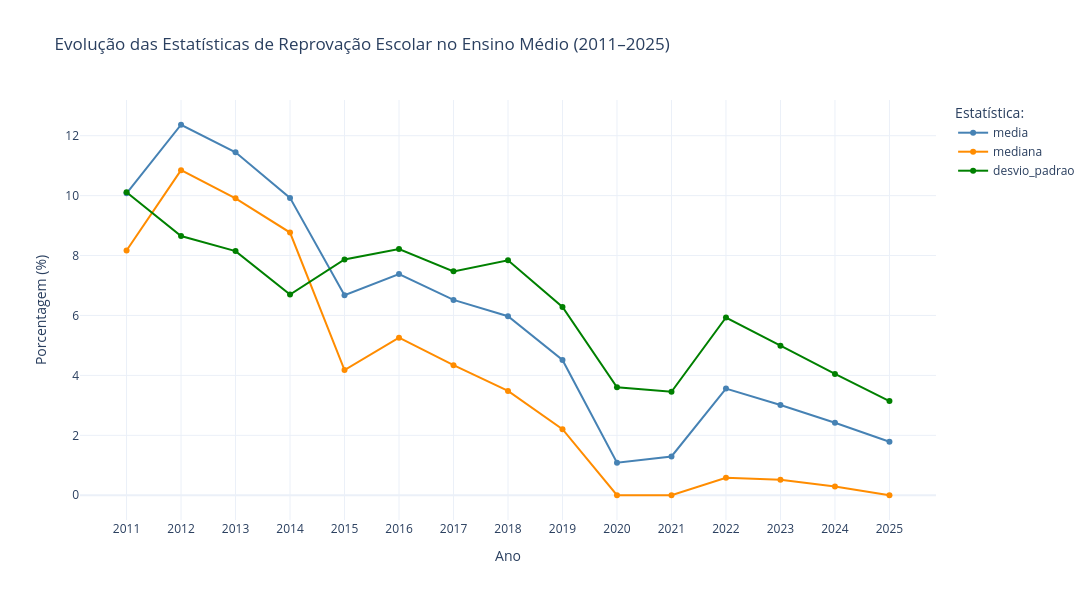

This figure's notebook cell:
### Code cell
fig = px.line(
    df_estatistica,
    x='ANO',
    y=['media', 'mediana', 'desvio_padrao'],
    markers=True,
    title='Evolução das Estatísticas de Reprovação Escolar no Ensino Médio (2011–2025)',
    labels={
        'ANO': 'Ano',
        'value': 'Porcentagem (%)',
        'variable': 'Estatística:'
    },
    color_discrete_sequence=['steelblue', 'darkorange', 'green']
)

fig.update_layout(
    width=1100,
    height=600,
    hovermode='x unified',
    xaxis=dict(
        tickmode='linear',
        dtick=1
    ),
    template='plotly_white'
)

fig.write_image(
    'meu_grafico.png',
    format='png',
    width=1100,
    height=600
)

fig.show()

### Figure 1 — Plotly figure (JSON) as saved in the notebook; plotly's stock layout.template omitted (floating-point values rounded to 4 significant figures)
{"data": [{"hovertemplate": "Estatística:=media<br>Ano=%{x}<br>Porcentagem (%)=%{y}<extra></extra>", "legendgroup": "media", "line": {"color": "steelblue", "dash": "solid"}, "marker": {"symbol": "circle"}, "mode": "lines+markers", "name": "media", "orientation": "v", "showlegend": true, "x": [2011, 2012, 2013, 2014, 2015, 2016, 2017, 2018, 2019, 2020, 2021, 2022, 2023, 2024, 2025], "xaxis": "x", "y": [10.08, 12.36, 11.45, 9.924, 6.676, 7.382, 6.519, 5.974, 4.514, 1.086, 1.294, 3.56, 3.012, 2.42, 1.785], "yaxis": "y", "type": "scatter"}, {"hovertemplate": "Estatística:=mediana<br>Ano=%{x}<br>Porcentagem (%)=%{y}<extra></extra>", "legendgroup": "mediana", "line": {"color": "darkorange", "dash": "solid"}, "marker": {"symbol": "circle"}, "mode": "lines+markers", "name": "mediana", "orientation": "v", "showlegend": true, "x": [2011, 2012, 2013, 2014, 2015, 2016, 2017, 2018, 2019, 2020, 2021, 2022, 2023, 2024, 2025], "xaxis": "x", "y": [8.168, 10.85, 9.91, 8.768, 4.18, 5.26, 4.34, 3.48, 2.205, 0.0, 0.0, 0.58, 0.52, 0.295, 0.0], "yaxis": "y", "type": "scatter"}, {"hovertemplate": "Estatística:=desvio_padrao<br>Ano=%{x}<br>Porcentagem (%)=%{y}<extra></extra>", "legendgroup": "desvio_padrao", "line": {"color": "green", "dash": "solid"}, "marker": {"symbol": "circle"}, "mode": "lines+markers", "name": "desvio_padrao", "orientation": "v", "showlegend": true, "x": [2011, 2012, 2013, 2014, 2015, 2016, 2017, 2018, 2019, 2020, 2021, 2022, 2023, 2024, 2025], "xaxis": "x", "y": [10.11, 8.65, 8.148, 6.696, 7.868, 8.216, 7.472, 7.841, 6.282, 3.603, 3.452, 5.931, 4.992, 4.05, 3.143], "yaxis": "y", "type": "scatter"}], "layout": {"xaxis": {"anchor": "y", "domain": [0.0, 1.0], "title": {"text": "Ano"}, "tickmode": "linear", "dtick": 1}, "yaxis": {"anchor": "x", "domain": [0.0, 1.0], "title": {"text": "Porcentagem (%)"}}, "legend": {"title": {"text": "Estatística:"}, "tracegroupgap": 0}, "title": {"text": "Evolução das Estatísticas de Reprovação Escolar no Ensino Médio (2011–2025)"}, "width": 1100, "height": 600, "hovermode": "x unified"}}
